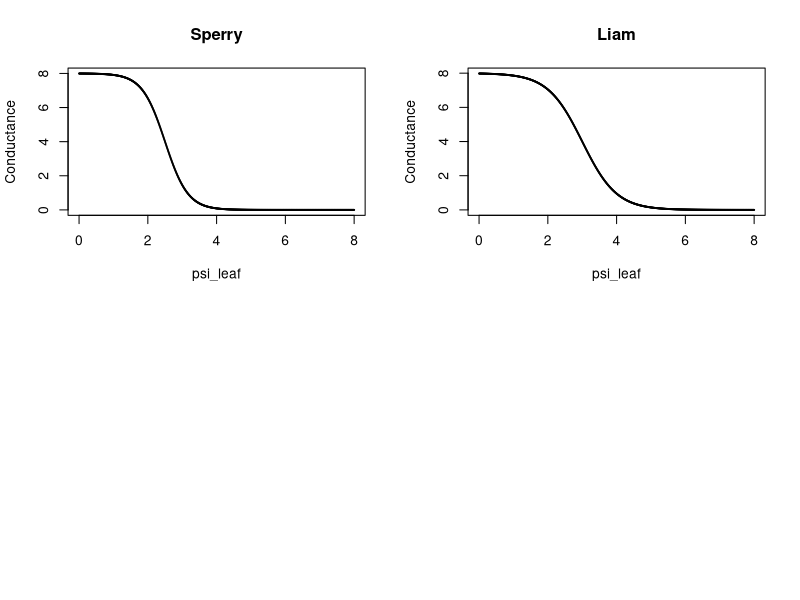
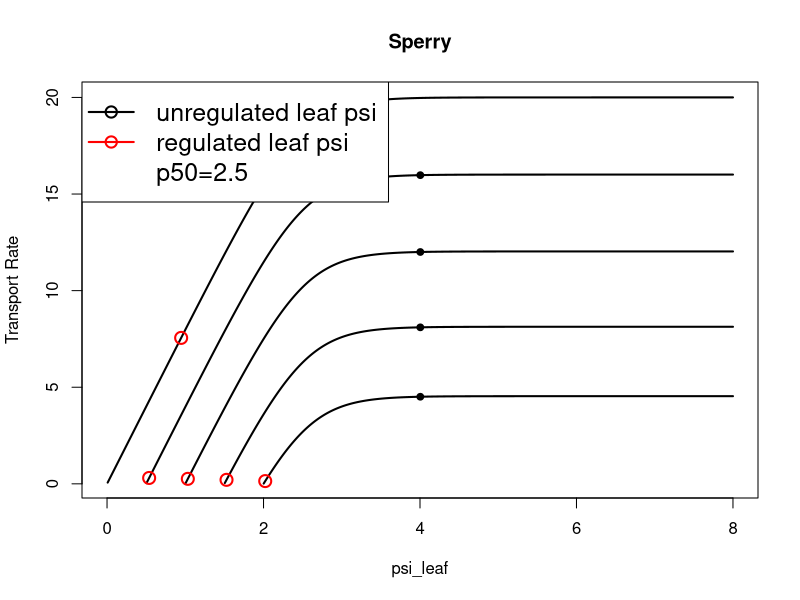
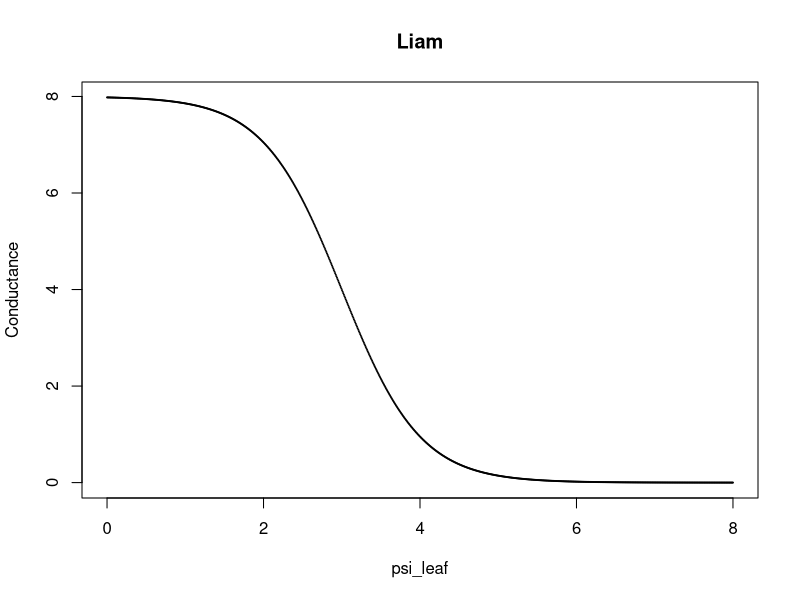
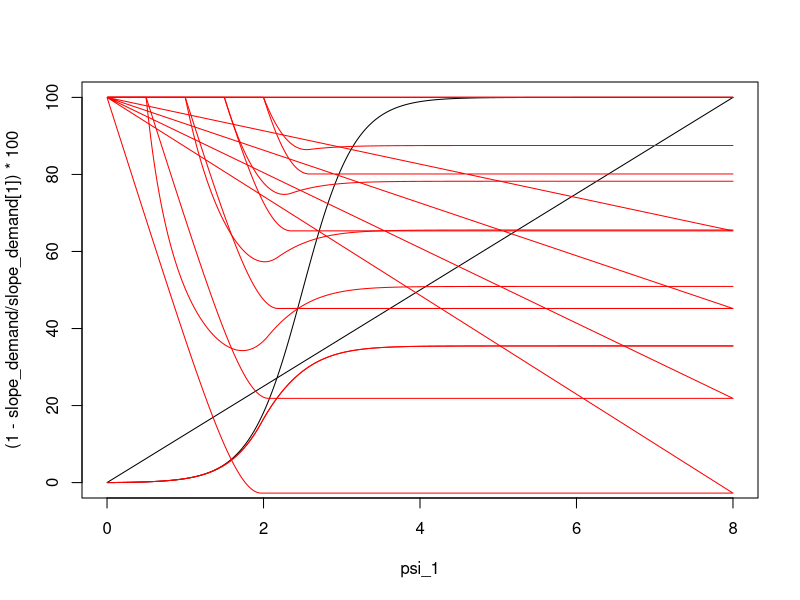
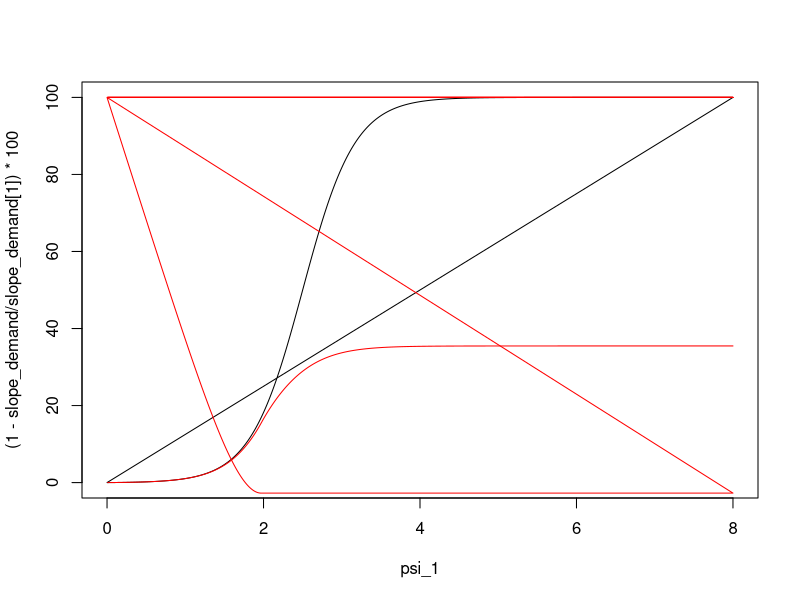
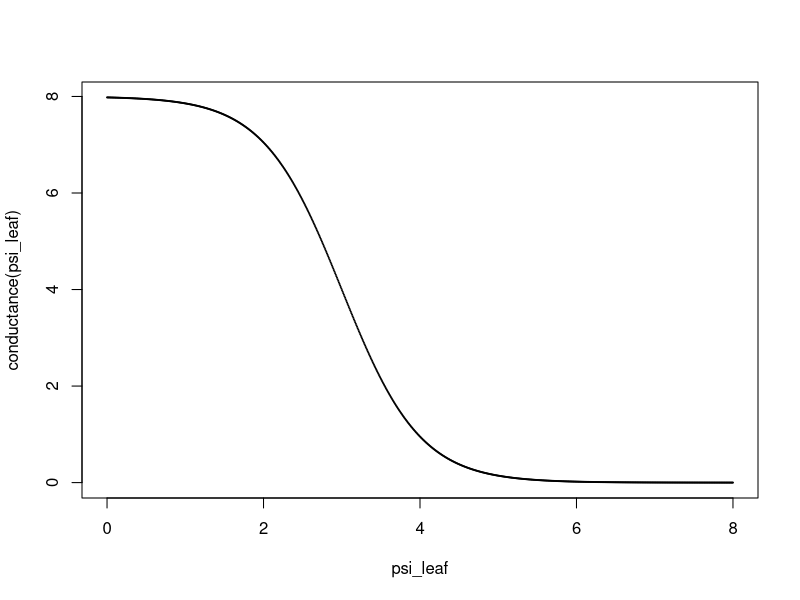
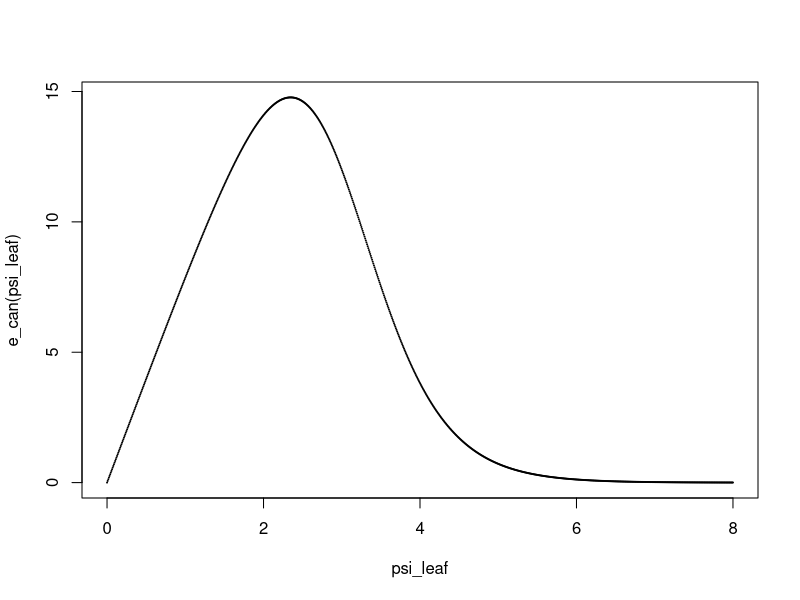
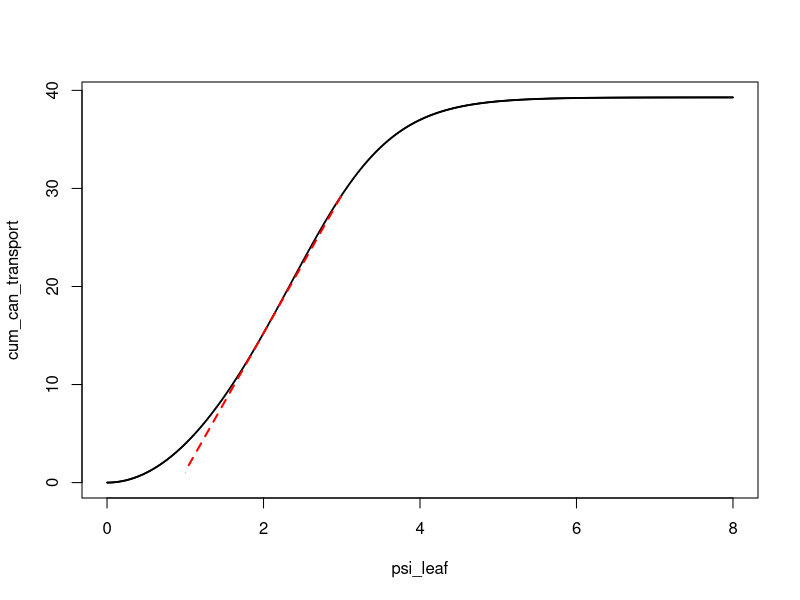

Generate these figures, in order, with R: (Note: this script raises an error after producing the figures.)


e_can <- function(psi_leaf, psi_soil, res, gi) { ( psi_leaf - psi_soil )*gi / res }
gi <- function(psi_leaf, p50) { 1 - (1 / (1 + exp(5.0*(p50 - psi_leaf))))  }

p50 <- 3
res <- 10
psi_leaf <- seq(0.01, 7, length=1000)
psi_soil <- 0.0

sum_e <- (e_can(psi_leaf, psi_soil, res, gi(psi_leaf, p50) ))
new <- rep(0,length=length(sum_e))

for(i in 1:length(sum_e))
  {
    new[i] <- sum(sum_e[1:i])
  }

#e_can <- function(x, res, gi) { ( psi_leaf )*gi / res }
#gi <- function(psi_leaf, p50) { 1 - (1 / (1 + exp(2.0*(p50 - psi_leaf))))  }

## conductance here is assuming the soil matric potential is 0. 
conductance <- function(x) (8*(1 - (1 / (1 + exp(2.0*(3 - x))))))

p50 <- 0.5
K_max <- 8
res <- 1/K_max
psi_leaf <- seq(0.0, 8, length=1000)
psi_soil <- 0.0
cum_can_transport <- rep(0, length=1000)

## transpiration rate assuming the soil matric potential is 0. 
e_can <- function(psi_leaf) { ( psi_leaf - psi_soil )*((1 - (1 / (1 + exp(2.0*(3 - psi_leaf)))))) / res }
sum_e <- e_can(psi_leaf)

##------------------------------------------------------------------------------------------------------------------------------------------
## Sperry's version of supply-demand-loss theory 
## trying to work out why Sperry doensn't have the potential difference between soil and leaf included when calculating evaporation

sperry_cond <- function(psi_leaf) { ((1 - (1 / (1 + exp(3.0*(2.5 - psi_leaf)))))) / res }
#cum_can_transportx <- rep(0, length=1000)
cum_can_transportx <- matrix(0,0,nrow=1000, ncol=5) # this is the supply function
predawn_soil_mat_pot <- seq(0,2, length=5) # this assumes initial plant matric potential is the same as the soil matric potential

for(j in 1:length(predawn_soil_mat_pot))
  {
    for(i in 1:1000)
      {
        ffx <- integrate(sperry_cond, predawn_soil_mat_pot[j], psi_leaf[i] )
        cum_can_transportx[i,j] <- pmax(0, ffx$value)
      }
  }

for(l in 1:length(predawn_soil_mat_pot)) # remove the zeros from the 
{
  kop <- which(cum_can_transportx[,l] == 0)
  cum_can_transportx[kop,l] <- NA
}

cond_max_slope_sperry <- rep(0, lenght=5)
  
for(i in 1:length(predawn_soil_mat_pot))
  {
    cond_max_slope_sperry[i] <-  sperry_cond(predawn_soil_mat_pot[i]) # for Sperry the maximum conductance is always the pre-dawn matric potential/soil matric potential 
  }

##------------------------------------------------------------------------------------------------------------------------------------------
## make transpiration demand
Gmax <- 12563.1 # (Sperry 2016, 2130 kg h^-1 m^-2) NOTE it should be (kg h^-1 MPa^-1 m^-2) (12563.1 in Excel doc)
G <- rep(Gmax, length=5)
VPD <- 1.5*0.001   # (Sperry 2016, leaf-to-air vapor pressure deficit 1 kPa) (0.001 converts to MPa) NOTE in Sperry 2016 this is 1 which is crazy, in the Excel script it is 100
#evap_demand <- G*VPD

# need to define an Pcrit, i.e. a matric potential we choose wheere we decide conductance is effectively zero. We use this to get Ecrit, i.e. maximum transpiration beyond which leads to runaway cavitation  
P_crit <- 4 # MPa - this is arbitrary and could be a plant trait 
# get maximum transpiration possible based on Pcrit and soil matric potential 
E_crit <- rep(0, lenght=5)
evap_demand <- rep(0, lenght=5)

for(j in 1:5)
  {
    ffx <- integrate(sperry_cond, predawn_soil_mat_pot[j], P_crit )
    E_crit[j] <- pmax(0, ffx$value)
    evap_demand[j] <- G[j]*VPD
    if(evap_demand[j] > E_crit[j]) evap_demand[j] <- E_crit[j] # demand can't be greater than maximum supply
  }

## quick and dirty method to find the psi where demand is met. 
demand_met_at_sperry <- rep(0, length=5)
psi_demand_met_at_sperry <- rep(0, length=5)
demand_met_at_slope_sperry <- rep(0, length=5)
loss_function_sperry <- rep(0, length=5)
regulated_transpiration <- rep(0, length=5)
regulated_leaf_psi <- rep(0, length=5)
regulated_leaf_psi1 <- rep(0, length=5)

for(i in 1:5)
  {
    demand_met_at_sperry[i] <- which(cum_can_transportx[,i] >= evap_demand[i])
    psi_demand_met_at_sperry[i] <- psi_leaf[demand_met_at_sperry[i]]
    demand_met_at_slope_sperry[i] <- sperry_cond(psi_demand_met_at_sperry[i])
    loss_function_sperry[i] <- demand_met_at_slope_sperry[i] / cond_max_slope_sperry 
    regulated_leaf_psi[i] <- predawn_soil_mat_pot[i] + ((psi_demand_met_at_sperry[i] - predawn_soil_mat_pot[i])*loss_function_sperry[i])
    regulated_leaf_psi1[i] <- ((psi_demand_met_at_sperry[i] - predawn_soil_mat_pot[i])*loss_function_sperry[i])
    
    ffx <- integrate(sperry_cond, predawn_soil_mat_pot[i], regulated_leaf_psi[i] )
    regulated_transpiration[i] <- pmax(0, ffx$value)
    G[i] <- G[i]*loss_function_sperry[i]
    
  }


demand_met_at_sperry1 <- rep(0, length=5)

for(i in 1:5)
{
  demand_met_at_sperry1[i] <- which(cum_can_transportx[,i] >= regulated_transpiration[i])
  demand_met_at_sperry1[i] <- psi_leaf[demand_met_at_sperry1[i]]
}

##--------------------------------------------------------------------------------
# Calculation of regulated stomatal conductance - these two are equivalent
#G_new <- demand_new/VPD
#G <- G*loss_function

##------------------------------------------------------------------------------------------------------------------------------------------

par(mfrow=c(2,2))
plot(psi_leaf, sperry_cond(psi_leaf), cex=0.1, main="Sperry", ylab="Conductance") # Sperry's conductance rate (Sperry and Love 2015 Fig. 1)
plot(psi_leaf, conductance(psi_leaf), cex=0.1, main="Liam", ylab="Conductance") # My conductance rate assuming both transpiraiton and conductance are affected by the matric potential difference

#graphics.off()
#pdf( file="Supply_demand_loss_Sperrys_way.pdf", width=14,height=8 )
#par( mfcol=c(2,2), mar=c(5,5,4,1))

par(mfrow=c(1,1))
plot(psi_leaf, cum_can_transportx[,1], type="l", lwd=2, cex=0.1, main="Sperry", ylab="Transport Rate") # Sperry's conductance rate (Sperry and Love 2015 Fig. 1)
points(psi_demand_met_at_sperry[1], evap_demand[1], type="p", cex=0.9, pch=19, col="black")
points(regulated_leaf_psi[1], regulated_transpiration[1], type="p", cex=1.6, pch=21, col="red", lwd=2)
lines(psi_leaf, cum_can_transportx[,2], lwd=2)
points(psi_demand_met_at_sperry[2], evap_demand[2], type="p", cex=0.9, pch=19, col="black")
points(regulated_leaf_psi[2], regulated_transpiration[2], type="p", cex=1.6, pch=21, col="red", lwd=2)
lines(psi_leaf, cum_can_transportx[,3], lwd=2)
points(psi_demand_met_at_sperry[3], evap_demand[3], type="p", cex=0.9, pch=19, col="black")
points(regulated_leaf_psi[3], regulated_transpiration[3], type="p", cex=1.6, pch=21, col="red", lwd=2)
lines(psi_leaf, cum_can_transportx[,4], lwd=2)
points(psi_demand_met_at_sperry[4], evap_demand[4], type="p", cex=0.9, pch=19, col="black")
points(regulated_leaf_psi[4], regulated_transpiration[4], type="p", cex=1.6, pch=21, col="red", lwd=2)
lines(psi_leaf, cum_can_transportx[,5], lwd=2)
points(psi_demand_met_at_sperry[5], evap_demand[5], type="p", cex=0.9, pch=19, col="black")
points(regulated_leaf_psi[5], regulated_transpiration[5], type="p", cex=1.6, pch=21, col="red", lwd=2)
legend("topleft", c("unregulated leaf psi","regulated leaf psi","p50=2.5"), col=c("black", "red", "white"), pch = 1, cex=1.5, lwd=2)
#graphics.off()


plot(psi_leaf, conductance(psi_leaf), cex=0.1, main="Liam", ylab="Conductance") # My conductance rate assuming both transpiraiton and conductance are affected by the matric potential difference

##------------------------------------------------------------------------------------------------------------------------------------------
#sperry_cond <- function(psi_leaf) { ( psi_leaf )*((1 - (1 / (1 + exp(2.0*(3 - psi_leaf)))))) / res }
G <- matrix(Gmax, Gmax, ,nrow=1000, ncol=5)

#demandx <- rep(0, length=1000)
psi_1 <- matrix(0,0,nrow=1000, ncol=5)#
slope_demand <- matrix(0,0,nrow=1000, ncol=5)
loss_fun_sp_gs <- matrix(0,0,nrow=1000, ncol=5)
reg_leaf_psi <- matrix(0,0,nrow=1000, ncol=5)

regulated_trans <- matrix(0,0,nrow=1000, ncol=5)
regulated_Gs <- matrix(0,0,nrow=1000, ncol=5)

regulated_trans_trap <- matrix(0,0,nrow=1000, ncol=5)
regulated_Gs_trap <- matrix(0,0,nrow=1000, ncol=5)

non_regulated_trans <- matrix(0,0,nrow=1000, ncol=5)
non_regulated_Gs <- matrix(0,0,nrow=1000, ncol=5)

#max_slo_sp <- sperry_cond(0) 

max_slo_sp <- rep(0, length=5)

for(j in 1:5) 
{
  max_slo_sp[j] <- sperry_cond(predawn_soil_mat_pot[j])
}

for(j in 1:5)
{
  for(i in 1:1000)
  {

  #  demandx[i] <- cum_can_transportx[i,1]
   psi_1[,j] <- seq(0, max(psi_leaf), length=1000) #psi_leaf[i]
   slope_demand[i,j] <- sperry_cond(psi_1[i,j])
  
   loss_fun_sp_gs[i,j] <- slope_demand[i,j] / max_slo_sp[j] 
   #reg_leaf_psi[i,j] <- predawn_soil_mat_pot[j] + ((psi_1[i,j] - predawn_soil_mat_pot[j])*loss_fun_sp_gs[i,j])
   if(i==1) reg_leaf_psi[i,j] <- pmax(0, ((psi_1[i,j] - predawn_soil_mat_pot[j])*loss_fun_sp_gs[i,j]))
      
   if(i>1)
   {
     reg_leaf_psi[i,j] <- pmax(0, pmax(reg_leaf_psi[i-1,j], ((psi_1[i,j] - predawn_soil_mat_pot[j])*loss_fun_sp_gs[i,j])))
   }
    
   ffx <- integrate(sperry_cond, 0, psi_1[i,j] )
   non_regulated_trans[i,j] <- pmax(0, ffx$value)
   non_regulated_Gs[i,j] <- non_regulated_trans[i,j]/0.001 # E = G*VPD ---- G = E/VPD (VPD=1, 0.001 transforms to MPa)
  # 
   ffx <- integrate(sperry_cond, 0, reg_leaf_psi[i,j] )
   regulated_trans[i,j] <- pmax(0, ffx$value)
   regulated_Gs[i,j] <- regulated_trans[i,j]/0.001 # E = G*VPD ---- G = E/VPD (VPD=1, 0.001 transforms to MPa)
   G[i,j] <- G[i,j]*loss_fun_sp_gs[i,j]
  
  }
}

holder_4_max <- rep(0, length=5)

for(i in 1:5)
{
  holder_4_max[i] <- which(reg_leaf_psi[,i]==max(reg_leaf_psi[,i]))
}

kss <- which(reg_leaf_psi==max(reg_leaf_psi))
reg_leaf_psi_new <- reg_leaf_psi
reg_leaf_psi_new[kss:length(reg_leaf_psi_new)] <- max(reg_leaf_psi)

for(i in 1:1000)
{
  
ffx <- integrate(sperry_cond, 0, reg_leaf_psi_new[i] )
regulated_trans_trap[i] <- pmax(0, ffx$value)
regulated_Gs_trap[i] <- regulated_trans_trap[i]/0.001 # E = G*VPD ---- G = E/VPD (VPD=1, 0.001 transforms to MPa)
# G[i] <- G[i]*loss_function_sperry[i]
}

 plot(psi_1, (1-slope_demand/slope_demand[1])*100, type ="l", lwd=1)
 lines(psi_1, (1-regulated_Gs/non_regulated_Gs)*100, col="red")
 lines(psi_1, (1-regulated_Gs_trap/non_regulated_Gs)*100, col="red")
 lines(psi_1, (1-regulated_Gs/Gmax)*100, col="red")
 
 plot(psi_1, (1-slope_demand/slope_demand[1])*100, type ="l", lwd=1)
 lines(psi_1, (1-regulated_Gs_trap/non_regulated_Gs)*100, col="red")
 lines(psi_1, (1-regulated_Gs_trap/Gmax)*100, col="red")
 
### 
cum_can_transport_Gs <- rep(0, length=1000)
slope_sperry1 <- rep(0, length=1000)
loss_sperry1 <- rep(0, length=1000)
slope_max <- sperry_cond(0)
  

for(i in 1:1000)
{
  ff <- integrate(sperry_cond, 0, psi_leaf[i] )
  cum_can_transport_Gs[i] <- ff$value
  slope_sperry1 <- sperry_cond(psi_leaf)
  loss_sperry1 <- slope_sperry1/slope_max
}

## quick and dirty method to find the psi where demand is met. 
demand_met_at_sperry <- rep(0, length=5)
psi_demand_met_at_sperry <- rep(0, length=5)
demand_met_at_slope_sperry <- rep(0, length=5)
loss_function_sperry <- rep(0, length=5)
regulated_transpiration <- rep(0, length=5)
regulated_leaf_psi <- rep(0, length=5)

for(i in 1:5)
{
  demand_met_at_sperry[i] <- which(cum_can_transportx[,i] >= evap_demand[i])
  psi_demand_met_at_sperry[i] <- psi_leaf[demand_met_at_sperry[i]]
  demand_met_at_slope_sperry[i] <- sperry_cond(psi_demand_met_at_sperry[i])
  loss_function_sperry[i] <- demand_met_at_slope_sperry[i] / cond_max_slope_sperry 
  regulated_leaf_psi[i] <- predawn_soil_mat_pot[i] + ((psi_demand_met_at_sperry[i] - predawn_soil_mat_pot[i])*loss_function_sperry[i])
  
  ffx <- integrate(sperry_cond, predawn_soil_mat_pot[i], regulated_leaf_psi[i] )
  regulated_transpiration[i] <- pmax(0, ffx$value)
  G[i] <- G[i]*loss_function_sperry[i]
  
}




##------------------------------------------------------------------------------------------------------------------------------------------
##------------------------------------------------------------------------------------------------------------------------------------------
##------------------------------------------------------------------------------------------------------------------------------------------
##------------------------------------------------------------------------------------------------------------------------------------------
##------------------------------------------------------------------------------------------------------------------------------------------
##------------------------------------------------------------------------------------------------------------------------------------------
##------------------------------------------------------------------------------------------------------------------------------------------
##------------------------------------------------------------------------------------------------------------------------------------------
##------------------------------------------------------------------------------------------------------------------------------------------
##------------------------------------------------------------------------------------------------------------------------------------------
##------------------------------------------------------------------------------------------------------------------------------------------
##------------------------------------------------------------------------------------------------------------------------------------------
##------------------------------------------------------------------------------------------------------------------------------------------
##------------------------------------------------------------------------------------------------------------------------------------------
##------------------------------------------------------------------------------------------------------------------------------------------
##------------------------------------------------------------------------------------------------------------------------------------------
## Can't work out how Sperry's Gs declines faster than conductance.......

cum_can_transport <- rep(0, length=1000)

## surrogate to get derivitive of the transpiration rate
e_can2 <- expression(( x - psi_soil )*((1 - (1 / (1 + exp(2.0*(3 - x)))))) / res )
D(D(e_can2, 'x'),'x') # need to manually copy this derivitive - cant find a way to automate it.
d_de_can2 <- function(x) {(((1 - (1/(1 + exp(2 * (3 - x)))))) - (x - psi_soil) * (exp(2 * (3 - x)) * 2/(1 + exp(2 * (3 - x)))^2))/res}
##dd_ecan2 <- function(x) {-((exp(2 * (3 - x)) * 2/(1 + exp(2 * (3 - x)))^2 + ((exp(2 * (3 - x)) * 2/(1 + exp(2 * (3 - x)))^2) - (x - psi_soil) * (exp(2 * (3 - x)) * 2 * 2/(1 + exp(2 * (3 - x)))^2 - exp(2 * (3 - x)) * 2 * (2 * (exp(2 * (3 - x)) * 2 * (1 + exp(2 * (3 - x)))))/((1 + exp(2 * (3 - x)))^2)^2)))/res)}
psi_max_slope <- uniroot(d_de_can2, c(0, 5))$root # find the leaf matric potential which yields the highest transpiraiton rate

for(i in 1:1000)
{
  ff <- integrate(e_can, 0, psi_leaf[i] )
  cum_can_transport[i] <- ff$value
}

cond_max_slope <- max(conductance(psi_leaf)) #(Sperry's )

Gmax <- 12563.1 # (Sperry 2016, 2130 kg h^-1 m^-2) NOTE it should be (kg h^-1 MPa^-1 m^-2) (12563.1 in Excel doc)
G <- Gmax
VPD <- 2*0.001   # (Sperry 2016, leaf-to-air vapor pressure deficit 1 kPa) (0.001 converts to MPa) NOTE in Sperry 2016 this is 1 which is crazy, in the Excel script it is 100
evap_demand <- G*VPD
## quick and dirty method to find the psi where demand is met.
demand_met_at <- which(cum_can_transport > evap_demand)
demand_met_at <- psi_leaf[demand_met_at[1]]
demand_met_at_slope <- conductance(demand_met_at)
loss_function <- demand_met_at_slope / cond_max_slope

demand_new <- evap_demand * loss_function

##--------------------------------------------------------------------------------
# Calculation of regulated stomatal conductance - these two are equivalent
#G_new <- demand_new/VPD
G <- G*loss_function

##------------------------------------------------------------------------------------------------------------------------------------------
library(plotrix)
conductance <- function(x) (K_max*(1 - (1 / (1 + exp(2.0*(3 - x))))))
y_int_cum <- function(x){ integrate(e_can, 0, x )$value - (e_can(x)*x)} # the y-intersept for the tangent
#abline(y_int_cum(2), e_can(2)) # the slope of the tangent is the transpiration rate (e_can)

plot(psi_leaf, conductance(psi_leaf), cex=0.1)
plot(psi_leaf, e_can(psi_leaf), cex=0.1)
plot(psi_leaf, cum_can_transport, cex=0.1)
ablineclip(y_int_cum(2), e_can(2), x1=1,x2=3, lty=2, col="red", lwd=2)

par(mfrow=c(1,1))
plot(psi_leaf, cum_can_transport, cex=0.1)
ablineclip(y_int_cum(1), e_can(1), x1=0.5,x2=1.5, lty=3, col="red", lwd=4)
ablineclip(y_int_cum(psi_max_slope), e_can(psi_max_slope), x1=psi_max_slope*0.85,x2=psi_max_slope*1.15, lty=3, col="red", lwd=4)
ablineclip(y_int_cum(4.0), e_can(4.0), x1=3.4,x2=4.5, lty=3, col="red", lwd=4)

##------------------------------------------------------------------------------------------------------------------------------------------
graphics.off()
pdf( file="Supply_demand_Sperrys_way.pdf", width=14,height=8 )
par( mfcol=c(2,2), mar=c(5,5,4,1))
plot(psi_leaf, sperry_cond(psi_leaf), cex=0.1, main="Sperry", ylab="Conductance") # Sperry's conductance rate (Sperry and Love 2015 Fig. 1)
text(7, 7, "(A)")
plot(psi_leaf, cum_can_transportx, cex=0.1, main="Sperry", ylab="Transport Rate") # Sperry's transport rate (Sperry and Love 2015 Fig. 1)
text(7, 20, "(B)")
graphics.off()




##------------------------------------------------------------------------------------------------------------------------------------------
## my way
cond_max_slope <- max(conductance(psi_leaf)) #(Sperry's )

Gmax <- 12563.1 # (Sperry 2016, 2130 kg h^-1 m^-2) NOTE it should be (kg h^-1 MPa^-1 m^-2) (12563.1 in Excel doc)
G <- Gmax
VPD <- 2*0.001   # (Sperry 2016, leaf-to-air vapor pressure deficit 1 kPa) (0.001 converts to MPa) NOTE in Sperry 2016 this is 1 which is crazy, in the Excel script it is 100
evap_demand <- G*VPD
## quick and dirty method to find the psi where demand is met.
demand_met_at <- which(cum_can_transport > evap_demand)
demand_met_at <- psi_leaf[demand_met_at[1]]
demand_met_at_slope <- conductance(demand_met_at)
loss_function <- demand_met_at_slope / cond_max_slope

demand_new <- demand * loss_function

##--------------------------------------------------------------------------------


graphics.off()
pdf( file="Supply_demand_Liams_way.pdf", width=14,height=8 )
par( mfcol=c(2,2), mar=c(5,5,4,1))
plot(psi_leaf, conductance(psi_leaf), cex=0.1, main="Liam", ylab="Conductance") # My conductance rate assuming both transpiraiton and conductance are affected by the matric potential difference
text(6, 7, "(C)")
plot(psi_leaf, cum_can_transport, cex=0.1, main="Liam", ylab="Transport Rate") # My transport rate assuming both transpiraiton and conductance are affected by the matric potential difference
text(6, 7, "(D)")
points(demand_met_at, demand, type="p", cex=1.5, pch=19, col="red")
ablineclip(y_int_cum(demand_met_at), e_can(demand_met_at), x1=demand_met_at*0.85,x2=demand_met_at*1.15, lty=2, col="red", lwd=2)
plot(psi_leaf, e_can(psi_leaf), cex=0.1, main="Liam", ylab="Conductance moderated psi diff and cavitation") # My conductance rate assuming both transpiraiton and conductance are affected by the matric potential difference
text(6, 7, "(E)")
graphics.off()

# (Sperry and Love) "The maximum dE/dPcanopy [max conductance and max slope of the line in Sperry's transport rate] is at the predawn start of the curve
# (Fig. 2, dashed dE/dPmax tangent) and equals the maximum soil–canopy k"
# While this is indeed the maximum conductance the maximum flow rate of water happens at a higher matric potential, see (E).
# This implies that the maximum slope of the transport function does not happen at 0MPa but at a higher MPa. I'm not sure what is more appropriate or correct.
# I'm obviously correct and also the best at being modest.
##------------------------------------------------------------------------------------------------------------------------------------------
##------------------------------------------------------------------------------------------------------------------------------------------
##------------------------------------------------------------------------------------------------------------------------------------------


transpiration <- rep(0, length=1000)
transpiration1 <- rep(0, length=1000)
#psi_leaf <- seq(0.01, 6.0, length=1000)

for(i in 1:1000)
{

  if(i==1)  x <- 0
  ff <- integrate(conductance, 0, psi_leaf[i] )
  transpiration[i] <- ff$value
  x <- x + psi_leaf[i]
}



for(i in 1:100)
{
  if(i==1)  x <- 0
  ff <- conductance(x + psi_leaf[i] )
  transpiration1[i] <- ff
  x <- x + psi_leaf[i]
}


new1 <- rep(0,length=length(transpiration1))

for(i in 1:length(transpiration1))
{
  new1[i] <- sum(transpiration1[1:i])
}

new2 <- rep(0,length=length(new1))

for(i in 1:length(new1))
{
  if(i==1)  x <- 0
  new2[i] <- (new1[i])/(psi_leaf[i])
  x <- new1[i]
}



poo <- expression( (5*(1 - (1 / (1 + exp(2.0*(3 - x)))))))

pam <- function(x) {-(5 * (exp(2 * (3 - x)) * 2/(1 + exp(2 * (3 - x)))^2))}

psi_leaf <- seq(0.01, 7, length=1000)
psi_soil <- 0
e_can <- function(psi_leaf) { ( psi_leaf - psi_soil )*((1 - (1 / (1 + exp(2.0*(3 - psi_leaf)))))) / res }

suppx <- e_can(psi_leaf)

sum_suppx <- rep(0, length(suppx))

for(i in 1:length(suppx))
{
  if(i < 2) 
  {
    sum_suppx[i] <- suppx[i]
  }
  
  if(i > 1)
  {
    sum_suppx[i] <- sum_suppx[i-1] + abs(suppx[i] - suppx[i-1]) 
  }
}

supp1 <- rep(0, length=1000)

for(i in 1:1000)
{
  ff <- integrate(e_can, 0, psi_leaf[i] )
  supp1[i] <- ff$value
}


 plot(psi_leaf, crap(psi_leaf))
 plot(psi_leaf, e_can(psi_leaf))
 abline(v=psi_leaf[335])
 plot(psi_leaf, crap(psi_leaf))
 abline(v=psi_leaf[335])
 fuck <- crap(psi_leaf)
 which(fuck==min(fuck))
 abline(v=psi_leaf[365])
 plot(psi_leaf, e_can(psi_leaf))
 plot(psi_leaf, ball(psi_leaf))
 plot(psi_leaf, e_can(psi_leaf))
 plot(psi_leaf, ball(psi_leaf))
 abline(h=0)
 plot(psi_leaf, e_can(psi_leaf))
